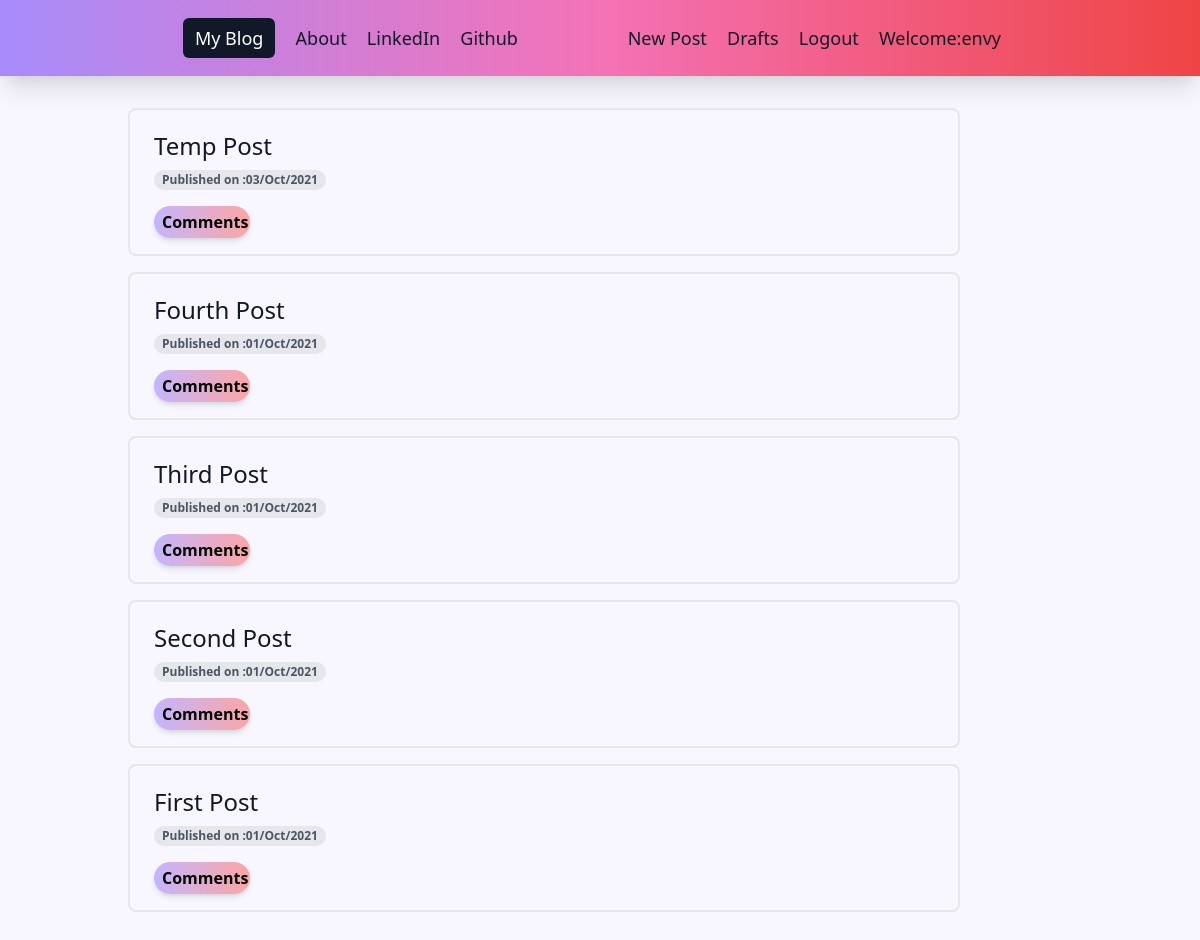
Page /blog/post/list/ (signed in) on the committed database.
### blog/models.py (models this page shows, shortened)
class Post(models.Model):
    author = models.ForeignKey('auth.user', on_delete=CASCADE)
    title = models.CharField(max_length=200)
    Text = models.TextField()
    date_created = models.DateTimeField(
        default=timezone.datetime.now, editable=True)
    publish_date = models.DateTimeField(blank=True, null=True)

### blog/views.py (the view)
# urls.py: path('post/list/', views.PostListView.as_view(), name='post_list'),
class PostListView(ListView):
    model = Post
    def get_queryset(self):
        return Post.objects.filter(publish_date__lte=timezone.now()).order_by('-publish_date')

### blog/templates/blog/post_list.html
{% extends "blog/base.html" %} {% block content %}
<div
  class="
    py-2
    align-middle
    inline-block
    min-w-full
    sm:px-6
    lg:px-8
    my-2
    sm:-mx-6
    lg:-mx-8
  "
>
  {% for post in post_list %}
  <div class="border-2 border-gray-200 sm:rounded-lg my-4 mx-auto px-6">
    <div class="md:container md:mx-auto mt-5">
      <div class="">
        <h1 class="text-gray-900 font-medium font-nunito">
          <a
            class="font text-2xl"
            href="{% url 'blog:post_detail' pk=post.pk %}"
            >{{ post.title }}</a
          >
        </h1>
      </div>
    </div>
    <div
      class="
        px-2
        my-2
        inline-flex
        text-xs
        leading-5
        font-semibold
        rounded-full
        bg-gray-200
        text-gray-600
      "
    >
      <h4>Published on :{{post.publish_date | date:"d/M/Y"}}</h4>
    </div>
    <div
      class="
        px-2
        py-1
        my-2
        mb-4
        text-md
        font-semibold
        rounded-full
        bg-gradient-to-r
        from-purple-300
        to-red-300
        text-grey-800
        w-24
        shadow-md
        hover:text-white
      "
    >
      <a href="{% url 'blog:post_detail' pk=post.pk %}"
        >Comments {{post.approved_comment}}</a
      >
    </div>
  </div>
  {% endfor %}
</div>
{% endblock content %}

### blog/templates/blog/base.html (shortened to what this page needs)
{% load static %} {% load tailwind_tags %}
<!DOCTYPE html>
<html lang="en">
<head>
    {% tailwind_css %}
</head>
<body class="bg-opacity-20 bg-purple-200">
    <header class="mx-auto bg-gradient-to-r from-purple-400 via-pink-400 to-red-500 p-6 text-white md-rounded  md:shadow-xl">
             {% if user.is_authenticated %}
        <nav class="">
            <div class="container mx-auto px-12 sm:items-stretch sm:justify-start flex-shrink-0 font-nunito">
                <div class="flex md:justify-between">
                    <div class="md:flex-row mx-auto">
                        <a class=" mr-4 bg-gray-900 rounded-md px-3 py-2 text-lg font-medium" href="{% url 'blog:post_list' %}">My Blog</a>
                        <a class="mr-4 py-2  text-gray-900 text-lg font-medium hover:text-white rounded-md  "href="{% url 'blog:about' %}" class="">About</a>
                        <a class="mr-4 py-2 text-gray-900 text-lg font-medium hover:text-white" href="https://linkedin.com" class="">LinkedIn</a>
                        <a class="mr-4 py-2 text-gray-900 text-lg font-medium hover:text-white" href="https://github.com" class="">Github</a>
                    </div>
                    <div class="md:flex-row mx-auto">
                        <a class="mr-4 py-2 text-gray-900 text-lg font-medium hover:text-white" href="{% url 'blog:post_new' %}" class=>New Post</a>
                        <a class="mr-4 py-2 text-gray-900 text-lg font-medium hover:text-white" href="{% url 'blog:post_draft_list' %}" class="">Drafts</a>
                        <a class="mr-4 py-2 text-gray-900 text-lg font-medium hover:text-white" href="{% url 'logout' %}" class="">Logout</a>
                        <a class="mr-4 py-2 text-gray-900 text-lg font-medium hover:text-white" href="#" class="">Welcome:{{user.username}}</a> {% else %}
                        <div class="flex justify-items-start ">
                            <div class="mx-8">
                                <a class="mr-4 py-2 text-gray-900 text-2xl font-Nunito-medium hover:text-white" href="{% url 'login' %}" class="">Login</a> {% endif %}
                            </div>
                        </div>
                    </div>
        </nav>
    </header>
    <div class="container">
        <div class="">
            <div class="ml-8 md:ml-16 lg:ml-32">
                <div class="">{% block content %} {% endblock %}</div>
            </div>
        </div>
    </div>
</body>
</html>

### rows in the picture
Post: title "Temp Post", publish_date "03/Oct/2021"
Post: title "Fourth Post", publish_date "01/Oct/2021"
Post: title "Third Post", publish_date "01/Oct/2021"
Post: title "Second Post", publish_date "01/Oct/2021"
Post: title "First Post", publish_date "01/Oct/2021"

### other values in the picture
{{ user.username }} "envy"
